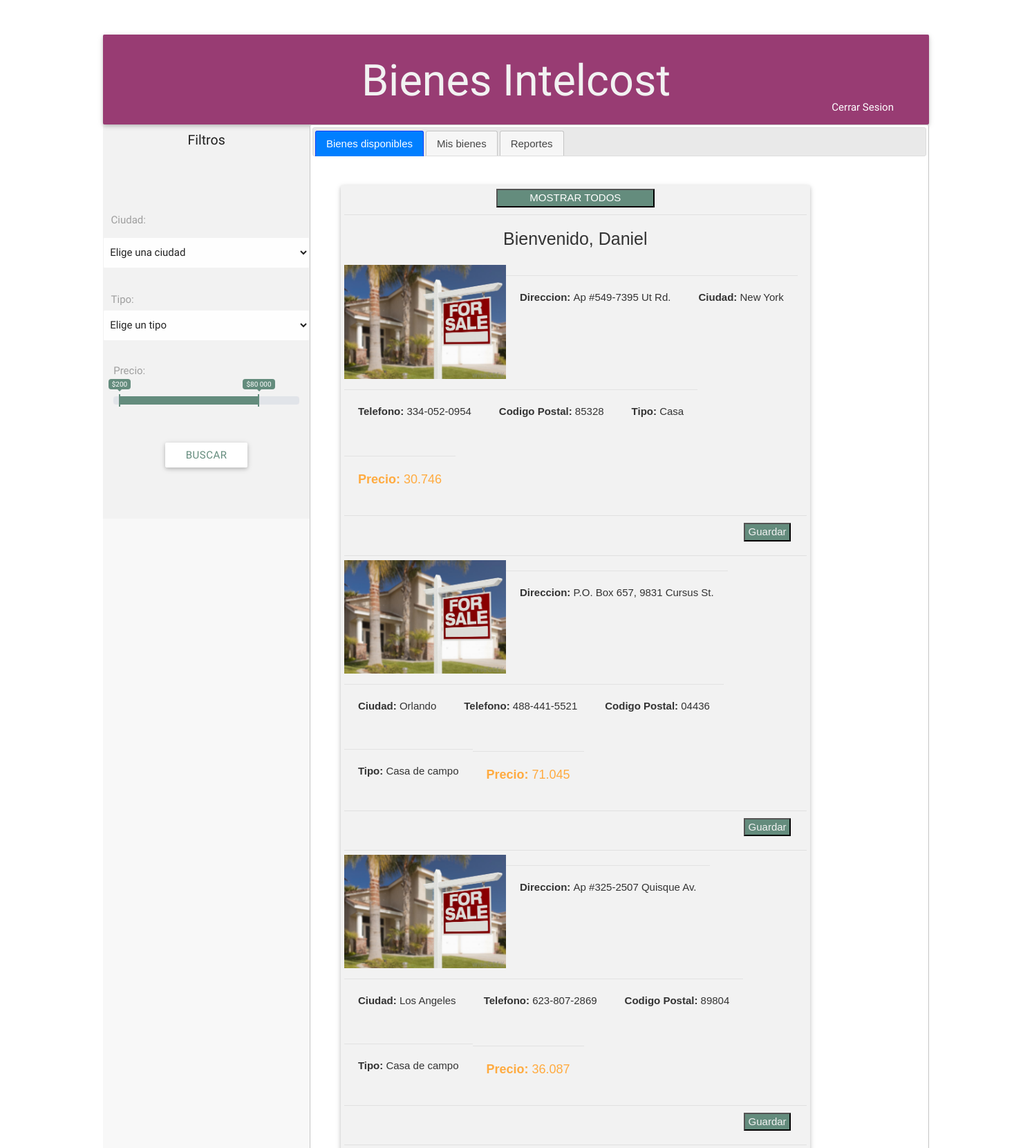
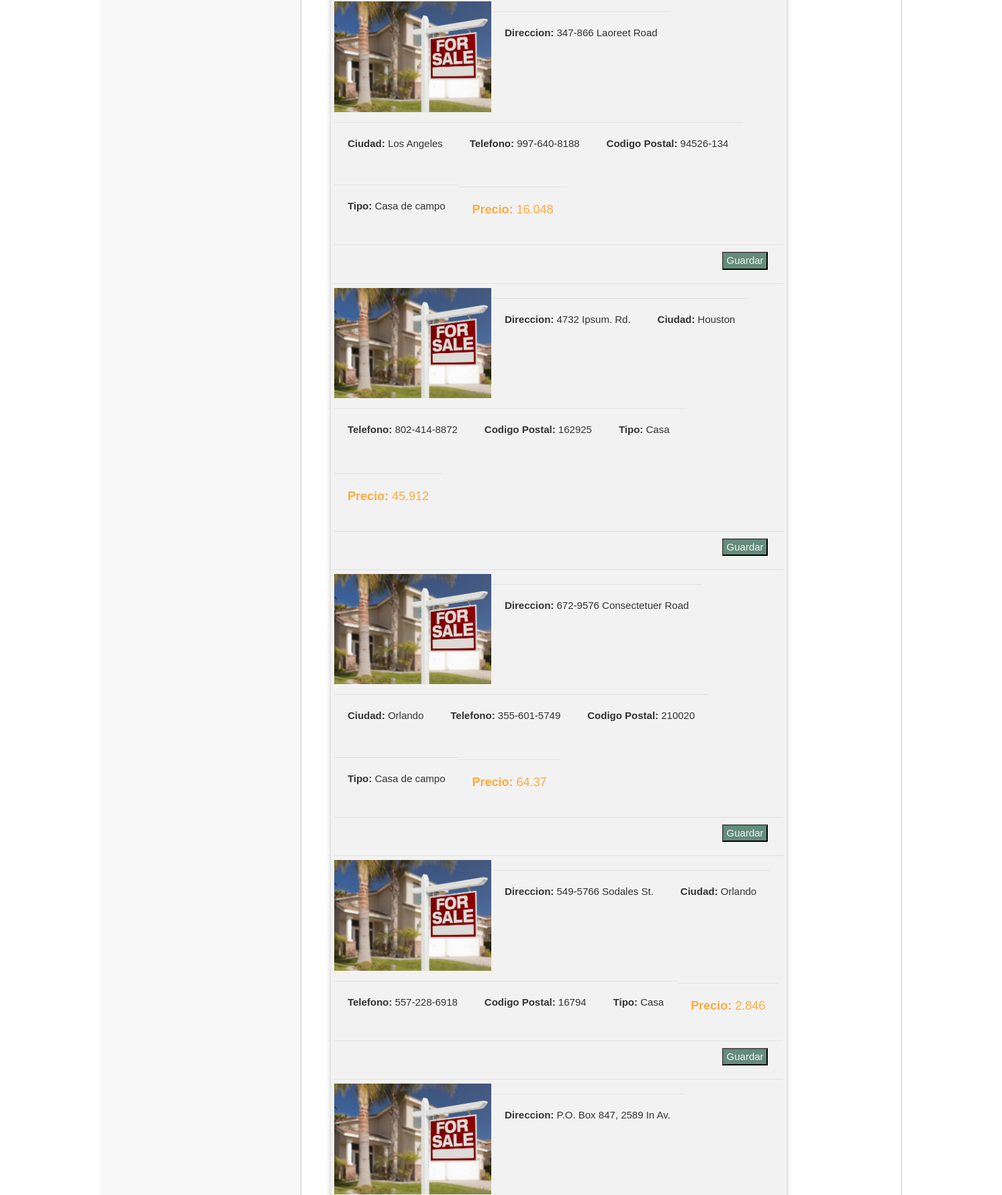
The page /index.php (signed in, upper part) on the database its author committed (2 pictures, top to bottom).
### tables this page shows
CREATE TABLE `bienes` (
  `id` int(11) NOT NULL,
  `direccion` varchar(100) DEFAULT NULL,
  `ciudad` int(11) DEFAULT NULL,
  `telefono` varchar(20) DEFAULT NULL,
  `codigo_postal` varchar(30) DEFAULT NULL,
  `tipo` int(11) DEFAULT NULL,
  `precio` float DEFAULT NULL,
  `disponible` varchar(5) DEFAULT 'si'
);

### models/bienes.php (called while the page is built, shortened)
<?php
Class Bienes
{
    private $conexion;
    private $server = "localhost";
    private $user = "root";
    private $password = "";
    private $namebd = "intelcost_bienes";
    public function conectar () {
        $this->conexion = mysqli_connect($this->server,$this->user,$this->password,$this->namebd);
        }
    public function bienes_disponibles (){
        $sql = "SELECT id,direccion,ciudad,telefono,codigo_postal,tipo,precio FROM bienes_disponibles";
        $data = mysqli_query($this->conexion, $sql);
        return $data;
    }
}

### index.php (the view, shortened to what this page needs)
<?php
if (!isset($_SESSION['usuario'])) {
  header('Location:login.php');
} else {
  $usuarioSesion = $_SESSION['usuario'];
}
?>
<!DOCTYPE html>
<html>
<head>
  <link type="text/css" rel="stylesheet" href="css/materialize.min.css" media="screen,projection" />
  <link type="text/css" rel="stylesheet" href="css/customColors.css" media="screen,projection" />
  <link type="text/css" rel="stylesheet" href="css/ion.rangeSlider.css" media="screen,projection" />
  <link type="text/css" rel="stylesheet" href="css/ion.rangeSlider.skinFlat.css" media="screen,projection" />
  <link type="text/css" rel="stylesheet" href="css/index.css" media="screen,projection" />
  <link rel="stylesheet" href="//code.jquery.com/ui/1.12.1/themes/base/jquery-ui.css">
</head>
<body>
  <div class="contenedor">
    <div class="card rowTitulo">
      <h1>Bienes Intelcost</h1>
      <div class="close"><button><a href="cerrar_sesion.php">Cerrar Sesion</a></button></div>
    </div>
    <div class="colFiltros">
      <?php
      $filter = new Filter;
      ?>
      <form action="#" method="post" id="formulario">
        <div class="filtrosContenido">
          <div class="tituloFiltros">
            <h5>Filtros</h5>
          </div>
          <div class="filtroCiudad input-field">
            <p><label for="selectCiudad">Ciudad:</label><br></p>
            <select name="ciudad" id="selectCiudad">
              <option value="" selected>Elige una ciudad</option>
            </select>
          </div>
          <div class="filtroTipo input-field">
            <p><label for="selecTipo">Tipo:</label></p>
            <br>
            <select name="tipo" id="selectTipo">
              <option value="">Elige un tipo</option>
            </select>
          </div>
          <div class="filtroPrecio">
            <label for="rangoPrecio">Precio:</label>
          </div>
          <div class="botonField">
            <input type="submit" class="btn white" value="Buscar" id="submitButton">
          </div>
        </div>
      </form>
    </div>
    <div id="tabs" style="width: 75%;">
      <ul>
        <li><a href="#tabs-1">Bienes disponibles</a></li>
        <li><a href="#tabs-2">Mis bienes</a></li>
        <li><a href="#tabs-3">Reportes</a></li>
      </ul>
      <div id="tabs-1">
        <div class="colContenido" id="divResultadosBusqueda">
          <div class="tituloContenido card" style="justify-content: center;">
            <?php
            include("models/bienes.php");
            $bienes = new Bienes;
            if (isset($_POST['ciudad']) || isset($_POST['tipo'])) {
              $filtercities = $_POST['ciudad'];
              $filtertypes = $_POST['tipo'];
              $lista = $filter->filter($filtercities, $filtertypes);
            } else {
              $lista = $bienes->bienes_disponibles();
            }
            ?>
            <button><a href="index.php" style="color: white;">MOSTRAR TODOS</a></button>
            <div class="divider"></div>
            <div class='user'>
              <h3>Bienvenido, <?php echo $usuarioSesion ?></h3>
            </div>
            <?php
            while ($row = mysqli_fetch_object($lista)) {
              $direction = $row->direccion;
              $city = $row->ciudad;
              $tel = $row->telefono;
              $postal = $row->codigo_postal;
              $type = $row->tipo;
              $price = $row->precio;
            ?>
              <div class="itemMostrado">
                <img src="img/home.jpg" alt="">
                <p class="card-action"><b>Direccion: </b><?php echo $direction ?></p>
                <p class="card-action"><b>Ciudad: </b><?php echo $city ?></p>
                <p class="card-action"><b>Telefono: </b><?php echo $tel ?></p>
                <p class="card-action"><b>Codigo Postal: </b><?php echo $postal ?></p>
                <p class="card-action"><b>Tipo: </b><?php echo $type ?></p>
                <p class="card-action precioTexto"><b>Precio: </b><?php echo $price ?></p>
                <div class="divider"></div>
                <form method="get" class="right">
                  <button>Guardar</button>
                </form>
              </div>
              <div class="divider"></div>
            <?php } ?>
          </div>
        </div>
      </div>
    </div>
</body>
</html>

### css/customColors.css (style rules this page uses)
.input-field label { color: #9E9E9E; }

### css/index.css (style rules this page uses)
.contenedor { background-color: rgba(242, 242, 242, 0.5); width: 80%; margin: 50px auto; display: flex; flex-flow: row wrap; min-height: 700px; height: auto; align-content: flex-start; }
.rowTitulo { width: 100%; text-align: center; background-color: #983c73; color: #F2F2F2; margin-top: 0; margin-bottom: 0; height: 130px; }
.colFiltros { width: 25%; height: 100%; min-height: 570px; }
.filtrosContenido, .colContenido, .colFiltros form { min-height: 570px; }
.filtrosContenido { width: 100%; margin: 0 0; background-color: #F2F2F2; display: flex; flex-flow: row wrap; align-content: flex-start; }
.tituloFiltros { width: 100%; height: 100px; text-align: center; }
.tituloFiltros h5 { font-size: 1.3rem; }
.filtroCiudad { width: 100%; height: 100px; text-align: center; }
.filtroTipo { width: 100%; height: 100px; text-align: center; }
.filtroPrecio { margin: 15px auto; width: 90%; height: 100px; }
.filtroPrecio label { font-size: 1rem; }
.botonField { width: 100%; height: 70px; text-align: center; }
.botonField input { color: #648C7D; }
.colContenido { width: 85%; display: flex; flex-flow: row wrap; align-content: space-between; padding: 20px; }
.tituloContenido { width: 100%; min-height: 500px; background-color: #F2F2F2; display: flex; flex-flow: row wrap; padding: 5px; }
.tituloContenido button { background: #648C7D; color: #F2F2F2; padding-top: 0%; padding-bottom: 0%; padding-right: 7%; padding-left: 7%; margin-bottom: 10px; }
.right { position: relative; left: 85%; margin: 10px; }
.divider { width: 100%; }
.itemMostrado { width: 100%; margin-top: 0.4rem; display: flex; flex-flow: row wrap; }
.itemMostrado img { width: 35% !important; }
.precioTexto { font-size: 1.2rem; color: #ffab40; }
.card-action { text-align: right; }
.close { width: 100%; position: relative; left: 42%; top: -25%; }
.close button { background: none; border: none; }
.close button a { color: white; }
.user h3 { font-size: 25px; }

### rows shown on the page
bienes: direccion "Ap #549-7395 Ut Rd.", ciudad "New York", telefono "334-052-0954", codigo_postal "85328", tipo "Casa", precio "30.746"
bienes: direccion "P.O. Box 657, 9831 Cursus St.", ciudad "Orlando", telefono "488-441-5521", codigo_postal "04436", tipo "Casa de campo", precio "71.045"
bienes: direccion "Ap #325-2507 Quisque Av.", ciudad "Los Angeles", telefono "623-807-2869", codigo_postal "89804", tipo "Casa de campo", precio "36.087"
bienes: direccion "347-866 Laoreet Road", ciudad "Los Angeles", telefono "997-640-8188", codigo_postal "94526-134", tipo "Casa de campo", precio "16.048"
bienes: direccion "4732 Ipsum. Rd.", ciudad "Houston", telefono "802-414-8872", codigo_postal "162925", tipo "Casa", precio "45.912"
bienes: direccion "672-9576 Consectetuer Road", ciudad "Orlando", telefono "355-601-5749", codigo_postal "210020", tipo "Casa de campo", precio "64.37"
bienes: direccion "549-5766 Sodales St.", ciudad "Orlando", telefono "557-228-6918", codigo_postal "16794", tipo "Casa", precio "2.846"
bienes: direccion "P.O. Box 847, 2589 In Av."

### other values the page prints
$usuarioSesion "Daniel"
